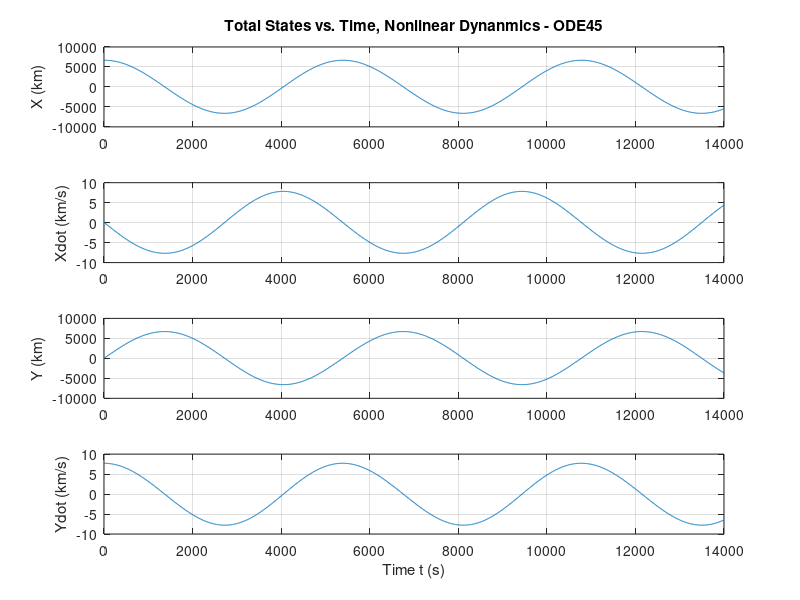

Recreate this plot in MATLAB. (Note: this script raises an error after producing the figure.)
close all
clear
mu = 398600; % gr62)avitational constant
omegaE = 2*pi/86400;  % angular velocity of earth
rE = 6378; % radius of earth
dt = 10;
t = 0:dt:14000;
% initial conditions
x0 = 6678;
y0 = 0;
r0 = sqrt(x0^2+y0^2);
x0dot = 0;
y0dot = r0 * sqrt(mu/r0^3);
%period = 2 * pi * sqrt(r0^3/mu); % orbital period
omega = sqrt(mu/r0^3); % angular velocity of satellite
% Atilde is time varying so need to create paramaterized variable.... 
% -- pass in r and t (r0 for nominal)
% Atilde = [0 1 0 0; 
%     mu*(2*(cos(omega*t))^2-(sin(omega*t))^2)/r^3 0 3*mu*sin(omega*t)*cos(omega*t)/r^3 0;
%     0 0 0 1;
%     3*mu*sin(omega*t)*cos(omega*t)/r^3 0 mu*(2*(sin(omega*t)^2 -(cos(omega*t))^2))/r^3 0];
A0 = [0 1 0 0 ; 2*mu/r0^3 0 0 0 ; 0 0 0 1; 0 0 -mu/r0^3 0];
B = [0 0; 1 0; 0 0; 0 1]; 
G = dt * B; 

% Define nonlinear model as anonymous function
pert = [0, 0.075, 0, -0.021]'; % perturbation 
xdot = @(x, u) [x(2);
    -mu*x(1)/sqrt((x(1)^2+x(3)^2)^3) + u(1);
    x(4);
    -mu*x(3)/sqrt((x(1)^2+x(3)^2)^3) + u(2)];
% Define initial total state
X0 = [x0, x0dot, y0, y0dot]' +  pert; 
% 
% Define wrapper function for use in ODE45
xdotwrap = @(t, x) xdot(x, [0; 0]);
% Compute total state using ODE45
options = odeset('RelTol', 1e-12); % Set ODE45 options
[tout, xnl] = ode45(xdotwrap, t, X0, options);
xnl = xnl'; % Take transpose so that dimensions match with xnom

% Plot
figure;
subplot(4, 1, 1);
plot(t, xnl(1, :));
title('Total States vs. Time, Nonlinear Dynanmics - ODE45');
ylabel('X (km)');
grid on;
subplot(4, 1, 2);
plot(t, xnl(2, :));
ylabel('Xdot (km/s)');
grid on;
subplot(4, 1, 3);
plot(t, xnl(3, :));
ylabel('Y (km)');
grid on;
subplot(4, 1, 4);
plot(t, xnl(4, :));
ylabel('Ydot (km/s)');
xlabel('Time t (s)');
grid on;
% end of NL simulation

%% Approximate linearized simulation
% Define empty perturbation state and measurement vectors as well as zero control input
x = zeros(4, length(t));
dx = zeros(4, length(t));
u = zeros(2, length(t));

% Compute nominal trajectory as a function of true anomaly
trueAnom = omega * t;
nomState = [r0*cos(trueAnom); -r0*omega*sin(trueAnom); r0*sin(trueAnom); r0*omega*cos(trueAnom)];

% Initialize perturbation and total state
dx(:, 1) = [0, 0.075, 0, -0.021]';
x(:, 1) = nomState(:,1) + dx(:,1);

% Initialize array of tracking data maps and specify which stations I want to use
stationNums = 1:12;
trackingData = {};
for i = 1:length(stationNums)
    trackingData = [trackingData; {containers.Map('KeyType', 'double','ValueType', 'any')}];
end

% Run simulation
for i = 2:length(t)
    % Compute perturbation states
    F = eye(4) + getAtilde(nomState(:, i))*dt;
    dx(:, i) = F*dx(:, i-1) + G*u(:, i-1);

    % Compute total states
    x(:, i) = nomState(:, i) + dx(:,i);

    % Compute measurement perturbations for each station
    for j = 1:length(stationNums)
        % Identify the current station's state vector
        stationID = stationNums(j);
        stationState = getStationState(t(i), stationID);

        % Compute satellite elevation angle and station angle
        satElevation = atan2(x(3, i)-stationState(3), x(1, i)-stationState(1));
        stationTheta = atan2(stationState(3), stationState(1));

        % Compute angle between satellite and tracking station
        angleDiff = satElevation - stationTheta;
        angleDiff = abs(mod((angleDiff + pi), 2*pi) - pi);

        % Check to see if satellite is visible to station
        if angleDiff < pi/2
            % Compute nominal measurement
            rho = sqrt((nomState(1,i)-stationState(1))^2 + (nomState(3,i)-stationState(3))^2);
            nomMeas = [rho;...
                ((nomState(1,i)-stationState(1))*(nomState(2,i)-stationState(2)) + (nomState(3,i)-stationState(3))*(nomState(4,i)-stationState(4)))/rho;...
                atan2(nomState(3, i)-stationState(3), nomState(1, i)-stationState(1))];

            % Compute a measurement for station j at time t(i)
            Htilde = getHtilde(nomState(:, i), stationState);
            dy = Htilde*dx(:, i);
            
            % Query station map, add tracking data, and return to map array
            stationData = trackingData{find(stationNums==stationID)};
            % Data is measurement in first column and Htilde is
            % right-appended.
            stationData(t(i)) = [nomMeas+dy Htilde];
            trackingData{find(stationNums==stationID)} = stationData;
        end
    end
end

% Plot
plotLinearizedData(t,x,dx,xnl,trackingData);
